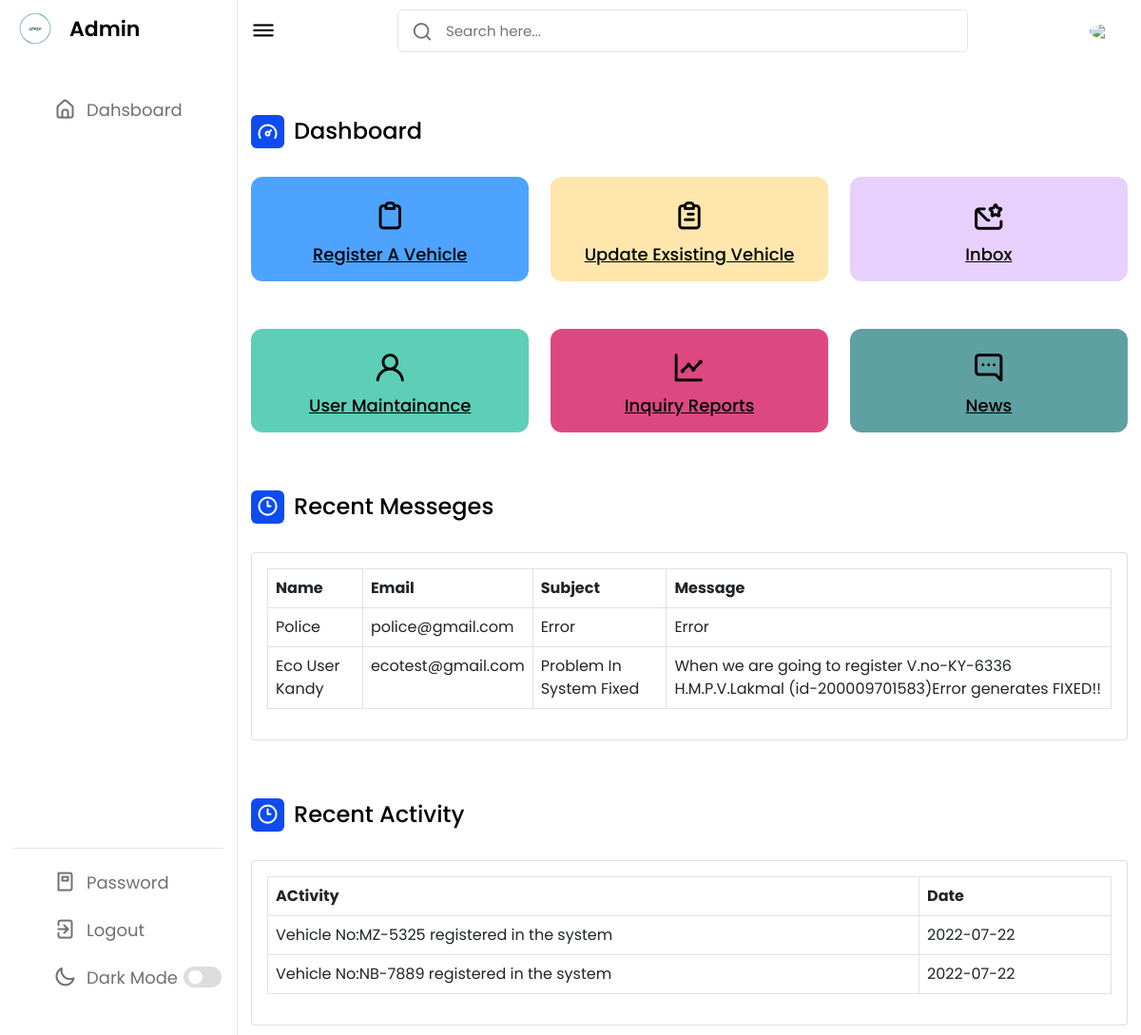
/login/admin_page.php (signed in), run on the app's committed database.
### tables this page shows
CREATE TABLE `contact` (
  `id` int(11) NOT NULL,
  `name` varchar(100) NOT NULL,
  `email` varchar(200) NOT NULL,
  `subject` varchar(100) NOT NULL,
  `comments` varchar(220) NOT NULL
);

CREATE TABLE `vehicle` (
  `id` int(11) NOT NULL,
  `vehicleno` varchar(10) NOT NULL,
  `chassino` varchar(20) NOT NULL,
  `engineno` varchar(20) NOT NULL,
  `serialno` varchar(20) NOT NULL,
  `vehiclemake` varchar(20) NOT NULL,
  `vehicletype` varchar(20) NOT NULL,
  `submodel` varchar(10) NOT NULL,
  `rpurpose` varchar(20) NOT NULL,
  `wsize` varchar(20) NOT NULL,
  `seats` varchar(10) NOT NULL,
  `capacity` int(10) NOT NULL,
  `status` varchar(10) NOT NULL,
  `colour` varchar(10) NOT NULL,
  `bodytype` varchar(20) NOT NULL,
  `fuel` varchar(10) NOT NULL,
  `country` varchar(20) NOT NULL,
  `owners` int(10) NOT NULL,
  `owner` varchar(50) NOT NULL,
  `idc` varchar(20) NOT NULL,
  `tel` varchar(20) NOT NULL,
  `manufacdate` date NOT NULL,
  `registerdate` date NOT NULL
);

### login/admin_page.php (the view, shortened to what this page needs)
<!DOCTYPE html>
<html>
<head>
    <link rel="stylesheet" href="style.css">
    <link rel="stylesheet" href="https://unicons.iconscout.com/release/v4.0.0/css/line.css">
    <link href="https://cdn.jsdelivr.net/npm/bootstrap@5.0.0-beta1/dist/css/bootstrap.min.css" rel="stylesheet">
</head>
<body>
    <nav>
        <div class="logo-name">
            <div class="logo-image">
                <img src="images/logo.png" alt="">
            </div>
            <span class="logo_name">Admin</span>
        </div>
        <div class="menu-items">
            <ul class="nav-links">
                <li><a href="admin_page.php">
                    <i class="uil uil-estate"></i>
                    <span class="link-name">Dahsboard</span>
                </a></li>
            </ul>
            <ul class="logout-mode">
            <li class="mode">
                    <a href="password.php">
                        <i class="uil uil-book"></i>
                    <span class="link-name">Password</span>
                </a></li>
                <li><a href="logout.php">
                    <i class="uil uil-signout"></i>
                    <span class="link-name">Logout</span>
                </a></li>
                <li class="mode">
                    <a href="#">
                        <i class="uil uil-moon"></i>
                    <span class="link-name">Dark Mode</span>
                </a>
                <div class="mode-toggle">
                  <span class="switch"></span>
                </div>
            </li>
            </ul>
        </div>
    </nav>
    <section class="dashboard">
        <div class="top">
            <i class="uil uil-bars sidebar-toggle"></i>
            <div class="search-box">
                <i class="uil uil-search"></i>
                <input type="text" placeholder="Search here...">
            </div>
            <img src="images/profile.jpg">
        </div>
        <div class="dash-content">
            <div class="overview">
                <div class="title">
                    <i class="uil uil-tachometer-fast-alt"></i>
                    <span class="text">Dashboard</span>
                </div>
                <div class="boxes">
                    <div class="box box1">
                        <i class="uil uil-clipboard"></i>
                        <a href="admin_process/vehicleregister/checkvehicleadmin.php" span class="text">Register A Vehicle</span></a>
                    </div>
                    <div class="box box2">
                        <i class="uil uil-clipboard-alt"></i>
                        <a href="admin_process/Update exsisting vehicle/index.php"span class="text">Update Exsisting Vehicle</a></span>
                    </div>
                    <div class="box box3">
                        <i class="uil uil-envelope-star"></i>
                        <a href="admin_process/messages/messages.php" span class="text">Inbox</a></span>
                    </div>
                </div>
            </div>
            <div class="dash-content">
                <div class="overview">
                    <div class="boxes">
                        <div class="box box4">
                            <i class="uil uil-user"></i>
                            <a href="admin_process/user maintanace/usermaintain.php" span class="text">User Maintainance</a></span>
                        </div>
                        <div class="box box5">
                            <i class="uil uil-chart-line"></i>
                            <a href="admin_process/Inquiry/inquiryadmin.php" span class="text">Inquiry Reports</a></span>
                        </div>
                        <div class="box box6">
                            <i class="uil uil-comment-alt-dots"></i>
                            <a href="http://localhost/login/admin_process/news/news.php" span class="text">News</a></span>
                        </div>
                    </div>
                </div>
            <div class="activity">
                <div class="title">
                    <i class="uil uil-clock-three"></i>
                    <span class="text">Recent Messeges</span>
                </div>
                <div class="col-md-12">
                <div class="card mt-4">
                    <div class="card-body">
                        <table class="table table-bordered">
                            <thead>
                                <tr>
                                    <th>Name</th>
                                    <th>Email</th>
                                    <th>Subject</th>
                                    <th>Message</th>
                                </tr>
                            </thead>
                            <tbody>
                                <?php
                                    $con = OpenCon();
                                        $query = "SELECT * FROM contact ORDER BY id DESC LIMIT 2";
                                        $query_run = mysqli_query($con, $query);
                                        if(mysqli_num_rows($query_run) > 0)
                                        {
                                            foreach($query_run as $items)
                                            {
                                                ?>
                                                <tr>
                                                    <td><?= $items['name']; ?></td>
                                                    <td><?= $items['email']; ?></td>
                                                    <td><?= $items['subject']; ?></td>
                                                    <td><?= $items['comments']; ?></td>
                                                </tr>
                                                <?php
                                            }
                                        }
                                        else
                                        {
                                            ?>
                                                <tr>
                                                    <td colspan="4">No Messeges</td>
                                                </tr>
                                            <?php
                                        }
                                ?>
                            </tbody>
                        </table>
                    </div>
                </div>
            </div>
            <div class="title">
                    <i class="uil uil-clock-three"></i>
                    <span class="text">Recent Activity</span>
                </div>
                <div class="col-md-12">
                <div class="card mt-4">
                    <div class="card-body">
                        <table class="table table-bordered">
                            <thead>
                                <tr>
                                    <th>ACtivity</th>
                                    <th>Date</th>
                                </tr>
                            </thead>
                            <tbody>
                                <?php
                                        @include ('db.php');
                                        $query = "SELECT * FROM vehicle ORDER BY id DESC LIMIT 2";
                                        $query_run = mysqli_query($conn, $query);
                                        if(mysqli_num_rows($query_run) > 0)
                                        {
                                            foreach($query_run as $items)
                                            {
                                                ?>
                                                <tr>
                                                    <td>Vehicle No:<?=$items['vehicleno']; ?> registered in the system<td>
                                                    <?=$items['registerdate']; ?>
                                                </tr>
                                                <?php
                                            }
                                        }
                                        else
                                        {
                                            ?>
                                                <tr>
                                                    <td colspan="4">No Messeges</td>
                                                </tr>
                                            <?php
                                        }
                                ?>
                            </tbody>
                        </table>
                    </div>
                </div>
        </div>
    </section>
</body>
</html>

### data on the page
contact: name "Police", email "police@gmail.com", subject "Error", comments "Error"
contact: name "Eco User Kandy", email "ecotest@gmail.com", subject "Problem In System Fixed", comments "When we are going to register V.no-KY-6336 H.M.P.V.Lakmal (id-200009701583)Error generates FIXED!!"
vehicle: vehicleno "MZ-5325", registerdate "2022-07-22"
vehicle: vehicleno "NB-7889", registerdate "2022-07-22"
